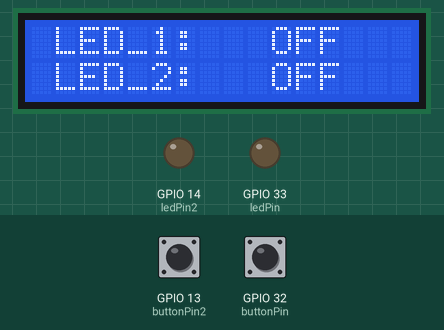
The sketch below on a simulated ESP32. Parts: 16×2 character LCD, output pins drawn as LEDs (lit = HIGH). Dashed ring = blinking. Inputs (shaded band) come from the test bench; at power-on: GPIO 13 (buttonPin2) HIGH, GPIO 32 (buttonPin) HIGH. What the sketch prints to the serial monitor is not drawn.

Above: at 1.2 s.
1.3 s: GPIO 13 (buttonPin2) pulled LOW for 0.15 s
At 1.7 s:
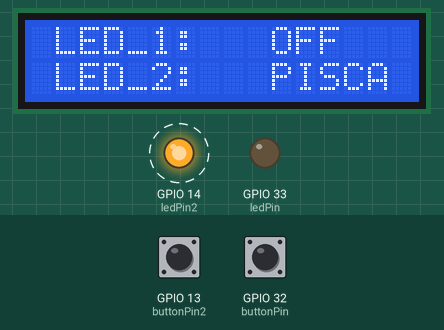
4.4 s: GPIO 32 (buttonPin) pulled LOW for 0.15 s
At 4.48 s:
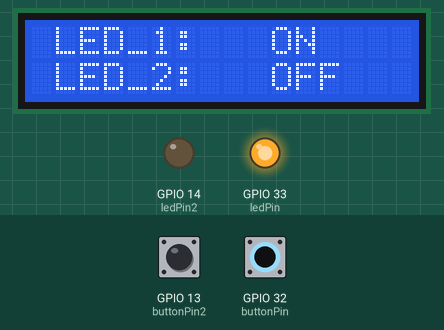
6.0 s: GPIO 32 (buttonPin) pulled LOW for 3.2 s
At 10.3 s:
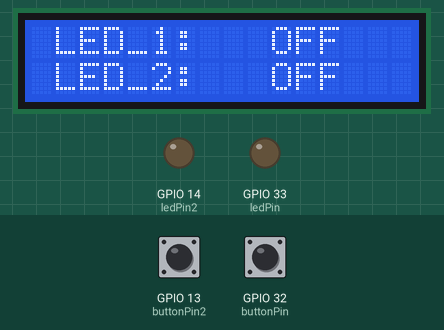
10.7 s: GPIO 13 (buttonPin2) pulled LOW for 1 s
At 11.6 s:
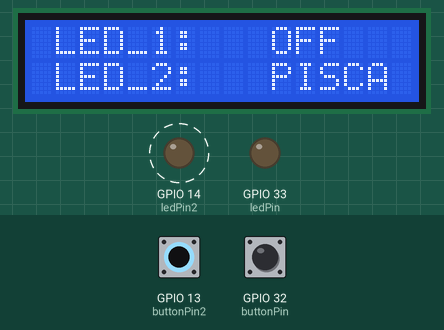
14.7 s: GPIO 13 (buttonPin2) driven LOW and GPIO 32 (buttonPin) driven LOW
At 15.1 s:
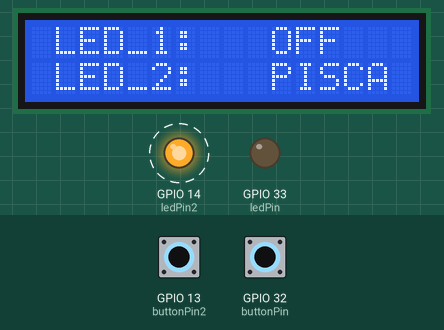
17.7 s: GPIO 13 (buttonPin2) driven HIGH
At 18.6 s:
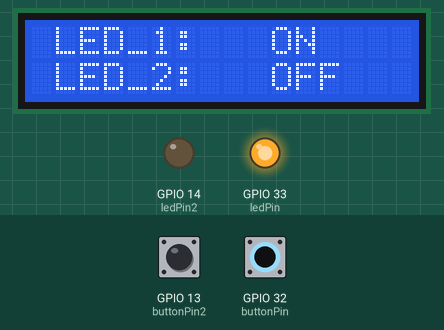
Timing chart, 0 to 20.2 s (numbered marks = the images above; inputs shaded):
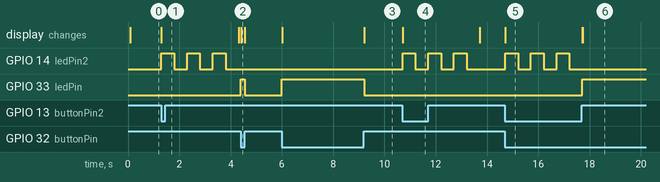

Measured:
- after the input at 1.3 s, GPIO 14 (ledPin2): alternates HIGH for 0.50 s and LOW for 0.50 s, starting at once; the display: changes at once (image 1)
- after the input at 4.4 s, GPIO 33 (ledPin): LOW → HIGH at once, → LOW 0.15 s later; the display: changes at once (image 2)
- after the input at 6.0 s, GPIO 33 (ledPin): LOW → HIGH at once, → LOW 3.2 s later; the display: first changes at once (image 3 shows a later state)
- after the input at 10.7 s, GPIO 14 (ledPin2): alternates HIGH for 0.50 s and LOW for 0.50 s, 6 changes in all, then stays LOW, starting at once; the display: changes at once (image 4)
- after the input at 14.7 s, GPIO 14 (ledPin2): alternates HIGH for 0.50 s and LOW for 0.50 s, starting at once; the display: changes at once (image 5)
- after the input at 17.7 s, GPIO 14 (ledPin2): stops changing and stays LOW; the display: first differs from a run without the input at once (image 6)

The sketch:

Aula_6_ESP32_Explorando_o_GPIO.ino
```cpp
/*
 * Construir um sketch e implementar em hardware:
 * Integrar a plataforma ESP32 na IDE Arduino
 * Implementar sketch simples com 2 botões e 2 leds a funcionar da seguinte forma:
 * o Botão 1 pressionado troca o estado do led 1
 * o Botão 2 pressionado faz o led 2 piscar 3 vezes
 * Indicar no LCD 16 x 2
 * o Botão acionado
 * o Led acionado e estado do led (led1) ou número de vezes que vai piscar (led2)
 *
 *  NOME: Leonardo Moreira Felipe
 *  TURMA: 641N1
 *  DATA: 23/03/22
 *
 */

#include <Wire.h>
#include <LiquidCrystal_I2C.h>

const int buttonPin = 32;  // the number of the pushbutton pin
const int ledPin =  33;    // the number of the LED pin
const int buttonPin2 = 13;  // the number of the pushbutton pin
const int ledPin2 =  14;    // the number of the LED pin

// variable for storing the pushbutton status
int buttonState = 0;
int button1State = 0;

//LiquidCrystal_I2C lcd(0x27,16,2);  // Criando um LCD de 16x2 no endereço I2C 0x27 PCF8574T
LiquidCrystal_I2C lcd(0x3F,16,2);  // Criando um LCD de 16x2 no endereço I2C 0x3F PCF8574AT

void setup() {
  //Serial.begin(115200);
  // initialize the pushbutton pin as an input
  pinMode(buttonPin, INPUT_PULLUP);
  pinMode(buttonPin2, INPUT_PULLUP);
  pinMode(ledPin, OUTPUT);
  pinMode(ledPin2, OUTPUT);
  lcd.init(); // Inicializando o LCD
  lcd.backlight(); // Ligando o BackLight do LCD
  lcd.print(" LED_1: "); // Exibindo no LCD texto
  lcd.setCursor(0,1); // posiciona o cursor no início da 2ª linha
  lcd.print(" LED_2:   OFF  "); // imprime o texto
}

void loop() {

  buttonState = digitalRead(buttonPin);
  Serial.println(buttonState);
  //botaostatus=digitalRead(buttonPin);
  if (buttonState == LOW) {

    digitalWrite(ledPin, HIGH);
    lcd.print(" ON  "); // Exibindo no LCD texto
    lcd.setCursor(9,0); //

  } else {

    digitalWrite(ledPin, LOW);
   // atualizaLcd();
    lcd.print(" OFF "); // Exibindo no LCD texto
    lcd.setCursor(9,0); //
    }

  button1State = digitalRead(buttonPin2);
  Serial.println(button1State);
     if (button1State == LOW) {
      lcd.setCursor(10,1);
      lcd.print("PISCA"); // Exibindo no LCD texto
      digitalWrite(ledPin2, HIGH);
      delay(500);
      digitalWrite(ledPin2, LOW);
      delay(500);
      digitalWrite(ledPin2, HIGH);
      delay(500);
      digitalWrite(ledPin2, LOW);
      delay(500);
      digitalWrite(ledPin2, HIGH);
      delay(500);
      digitalWrite(ledPin2, LOW);
      delay(500);
     // atualizaLcd();
      lcd.setCursor(9,1);
      lcd.print(" OFF  "); // Exibindo no LCD texto
    }
  }
```
